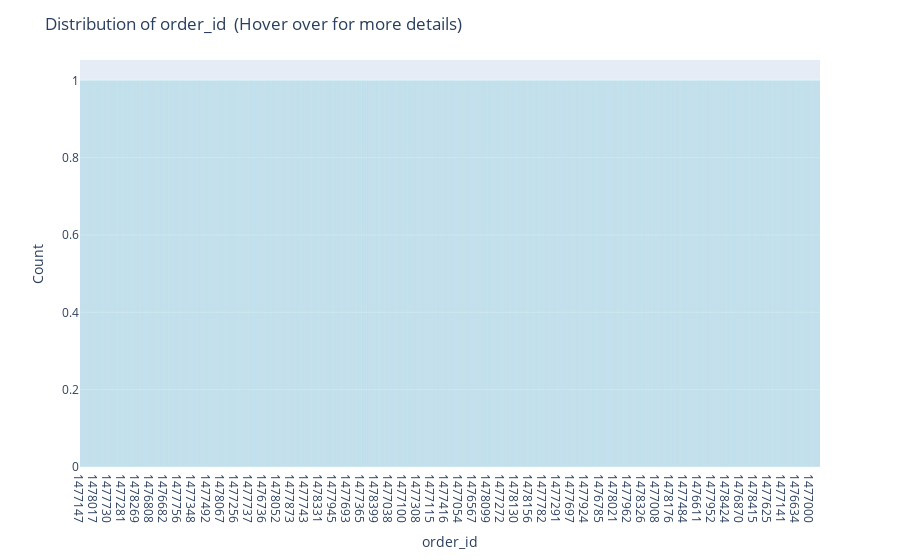

The cell this chart's notebook holds for it:
### Markdown cell above
There are 1898 orders in the dataset

### Code cell
def plot_column_distribution(df, column_name):
    #Create a histogram using Plotly Express
    fig = px.histogram(df, x=column_name, color_discrete_sequence=['lightblue'])

    # Labelling histogram
    fig.update_layout(
        title=f"Distribution of {column_name}  (Hover over for more details)",
        xaxis_title=column_name,
        yaxis_title="Count"
    )

    # to show the histogram
    fig.show()
    

# to use the fucntion to plot the distribution of the order_id
plot_column_distribution(df, 'order_id')

### Figure 1 — Plotly figure (JSON) as saved in the notebook; plotly's stock layout.template omitted (floating-point values rounded to 4 significant figures; data arrays with more than 128 entries replaced by an {"elided": "..."} marker saying what was removed)
{"data": [{"alignmentgroup": "True", "bingroup": "x", "hovertemplate": "order_id=%{x}<br>count=%{y}<extra></extra>", "legendgroup": "", "marker": {"color": "lightblue", "pattern": {"shape": ""}}, "name": "", "offsetgroup": "", "orientation": "v", "showlegend": false, "type": "histogram", "x": {"elided": "1898 str values"}, "xaxis": "x", "yaxis": "y"}], "layout": {"barmode": "relative", "legend": {"tracegroupgap": 0}, "margin": {"t": 60}, "title": {"text": "Distribution of order_id  (Hover over for more details)"}, "xaxis": {"anchor": "y", "domain": [0, 1], "title": {"text": "order_id"}}, "yaxis": {"anchor": "x", "domain": [0, 1], "title": {"text": "Count"}}}}
